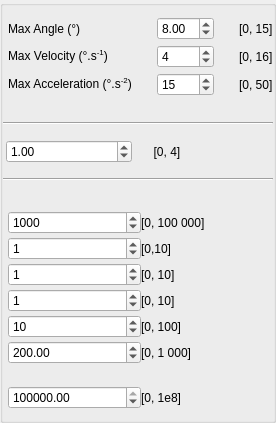
              <widget class="QGroupBox" name="TiltBoxY">
               <property name="title">
                <string/>
               </property>
               <property name="checkable">
                <bool>false</bool>
               </property>
               <layout class="QVBoxLayout" name="verticalLayout_12">
                <property name="spacing">
                 <number>25</number>
                </property>
                <property name="leftMargin">
                 <number>0</number>
                </property>
                <property name="rightMargin">
                 <number>0</number>
                </property>
                <item>
                 <layout class="QGridLayout" name="gridLayout_10">
                  <property name="leftMargin">
                   <number>5</number>
                  </property>
                  <property name="verticalSpacing">
                   <number>5</number>
                  </property>
                  <item row="0" column="0">
                   <widget class="QLabel" name="HexapodTiltAngMaxDegY">
                    <property name="toolTip">
                     <string>Hexapod_TiltAngMaxDeg_Y</string>
                    </property>
                    <property name="text">
                     <string>Max Angle (°)</string>
                    </property>
                   </widget>
                  </item>
                  <item row="0" column="1">
                   <widget class="QDoubleSpinBox" name="Hexapod_TiltAngMaxDeg_Y">
                    <property name="maximum">
                     <double>15.000000000000000</double>
                    </property>
                    <property name="value">
                     <double>8.000000000000000</double>
                    </property>
                   </widget>
                  </item>
                  <item row="0" column="2">
                   <widget class="QLabel" name="label_180">
                    <property name="text">
                     <string>[0, 15]</string>
                    </property>
                   </widget>
                  </item>
                  <item row="1" column="0">
                   <widget class="QLabel" name="HexapodTiltRateMaxDegY">
                    <property name="toolTip">
                     <string>Hexapod_TiltRateMaxDeg_Y</string>
                    </property>
                    <property name="text">
                     <string>&lt;html&gt;&lt;head/&gt;&lt;body&gt;&lt;p&gt;Max Velocity (°.s&lt;span style=&quot; vertical-align:super;&quot;&gt;-1&lt;/span&gt;)&lt;/p&gt;&lt;/body&gt;&lt;/html&gt;</string>
                    </property>
                   </widget>
                  </item>
                  <item row="1" column="1">
                   <widget class="QSpinBox" name="Hexapod_TiltRateMaxDeg_Y">
                    <property name="minimum">
                     <number>0</number>
                    </property>
                    <property name="maximum">
                     <number>16</number>
                    </property>
                    <property name="value">
                     <number>4</number>
                    </property>
                   </widget>
                  </item>
                  <item row="1" column="2">
                   <widget class="QLabel" name="label_181">
                    <property name="text">
                     <string>[0, 16]</string>
                    </property>
                   </widget>
                  </item>
                  <item row="2" column="0">
                   <widget class="QLabel" name="HexapodTiltAccMaxDegY">
                    <property name="toolTip">
                     <string>Hexapod_TiltAccMaxDeg_Y</string>
                    </property>
                    <property name="text">
                     <string>&lt;html&gt;&lt;head/&gt;&lt;body&gt;&lt;p&gt;Max Acceleration (°.s&lt;span style=&quot; vertical-align:super;&quot;&gt;-2&lt;/span&gt;)&lt;/p&gt;&lt;/body&gt;&lt;/html&gt;</string>
                    </property>
                   </widget>
                  </item>
                  <item row="2" column="1">
                   <widget class="QSpinBox" name="Hexapod_TiltAccMaxDeg_Y">
                    <property name="maximum">
                     <number>50</number>
                    </property>
                    <property name="value">
                     <number>15</number>
                    </property>
                   </widget>
                  </item>
                  <item row="2" column="2">
                   <widget class="QLabel" name="label_182">
                    <property name="text">
                     <string>[0, 50]</string>
                    </property>
                   </widget>
                  </item>
                 </layout>
                </item>
                <item>
                 <layout class="QVBoxLayout" name="verticalLayout_11">
                  <property name="spacing">
                   <number>15</number>
                  </property>
                  <property name="topMargin">
                   <number>1</number>
                  </property>
                  <property name="bottomMargin">
                   <number>5</number>
                  </property>
                  <item>
                   <widget class="Line" name="line_21">
                    <property name="orientation">
                     <enum>Qt::Horizontal</enum>
                    </property>
                   </widget>
                  </item>
                  <item>
                   <layout class="QHBoxLayout" name="horizontalLayout_2">
                    <property name="leftMargin">
                     <number>3</number>
                    </property>
                    <item>
                     <widget class="QDoubleSpinBox" name="T_Hexapod_Rot_Y">
                      <property name="maximum">
                       <double>4.000000000000000</double>
                      </property>
                      <property name="value">
                       <double>1.000000000000000</double>
                      </property>
                     </widget>
                    </item>
                    <item>
                     <widget class="QLabel" name="label_183">
                      <property name="text">
                       <string>  [0, 4]</string>
                      </property>
                     </widget>
                    </item>
                   </layout>
                  </item>
                  <item>
                   <widget class="Line" name="line_12">
                    <property name="orientation">
                     <enum>Qt::Horizontal</enum>
                    </property>
                   </widget>
                  </item>
                 </layout>
                </item>
                <item>
                 <layout class="QVBoxLayout" name="verticalLayout_8">
                  <property name="spacing">
                   <number>0</number>
                  </property>
                  <item>
                   <layout class="QGridLayout" name="gridLayout">
                    <property name="leftMargin">
                     <number>5</number>
                    </property>
                    <property name="bottomMargin">
                     <number>22</number>
                    </property>
                    <property name="verticalSpacing">
                     <number>3</number>
                    </property>
                    <item row="0" column="0">
                     <widget class="QSpinBox" name="Q_Hexapod_q_Tilt_Y">
                      <property name="minimum">
                       <number>0</number>
                      </property>
                      <property name="maximum">
                       <number>100000</number>
                      </property>
                      <property name="value">
                       <number>1000</number>
                      </property>
                     </widget>
                    </item>
                    <item row="1" column="0">
                     <widget class="QSpinBox" name="Q_Hexapod_qp_Tilt_Y">
                      <property name="maximum">
                       <number>10</number>
                      </property>
                      <property name="value">
                       <number>1</number>
                      </property>
                     </widget>
                    </item>
                    <item row="0" column="1">
                     <widget class="QLabel" name="label_184">
                      <property name="text">
                       <string>[0, 100 000]</string>
                      </property>
                     </widget>
                    </item>
                    <item row="1" column="1">
                     <widget class="QLabel" name="label_185">
                      <property name="text">
                       <string>[0,10]</string>
                      </property>
                     </widget>
                    </item>
                    <item row="2" column="0">
                     <widget class="QSpinBox" name="Q_Hexapod_qp2_Tilt_Y">
                      <property name="maximum">
                       <number>10</number>
                      </property>
                      <property name="value">
                       <number>1</number>
                      </property>
                     </widget>
                    </item>
                    <item row="2" column="1">
                     <widget class="QLabel" name="label_186">
                      <property name="text">
                       <string>[0, 10]</string>
                      </property>
                     </widget>
                    </item>
                    <item row="3" column="0">
                     <widget class="QSpinBox" name="Q_Hexapod_qp2_input_Tilt_Y">
                      <property name="maximum">
                       <number>10</number>
                      </property>
                      <property name="value">
                       <number>1</number>
                      </property>
                     </widget>
                    </item>
                    <item row="3" column="1">
                     <widget class="QLabel" name="label_187">
                      <property name="text">
                       <string>[0, 10]</string>
                      </property>
                     </widget>
                    </item>
                    <item row="4" column="0">
                     <widget class="QSpinBox" name="Q_Hexapod_qp3_input_Tilt_Y">
                      <property name="maximum">
                       <number>100</number>
                      </property>
                      <property name="value">
                       <number>10</number>
                      </property>
                     </widget>
                    </item>
                    <item row="4" column="1">
                     <widget class="QLabel" name="label_188">
                      <property name="text">
                       <string>[0, 100]</string>
                      </property>
                     </widget>
                    </item>
                    <item row="5" column="0">
                     <widget class="QDoubleSpinBox" name="Q_Hexapod_qp2_output_Tilt_Y">
                      <property name="minimum">
                       <double>0.000000000000000</double>
                      </property>
                      <property name="maximum">
                       <double>1000.000000000000000</double>
                      </property>
                      <property name="value">
                       <double>200.000000000000000</double>
                      </property>
                     </widget>
                    </item>
                    <item row="5" column="1">
                     <widget class="QLabel" name="label_189">
                      <property name="text">
                       <string>[0, 1 000]</string>
                      </property>
                     </widget>
                    </item>
                   </layout>
                  </item>
                  <item>
                   <layout class="QHBoxLayout" name="horizontalLayout_81">
                    <property name="leftMargin">
                     <number>5</number>
                    </property>
                    <item>
                     <widget class="QDoubleSpinBox" name="Q_Hexapod_qp_output_Tilt_Y">
                      <property name="minimum">
                       <double>0.000000000000000</double>
                      </property>
                      <property name="maximum">
                       <double>100000000.000000000000000</double>
                      </property>
                      <property name="value">
                       <double>10000000.000000000000000</double>
                      </property>
                     </widget>
                    </item>
                    <item>
                     <widget class="QLabel" name="label_190">
                      <property name="text">
                       <string>[0, 1e8]</string>
                      </property>
                     </widget>
                    </item>
                   </layout>
                  </item>
                 </layout>
                </item>
               </layout>
              </widget>
